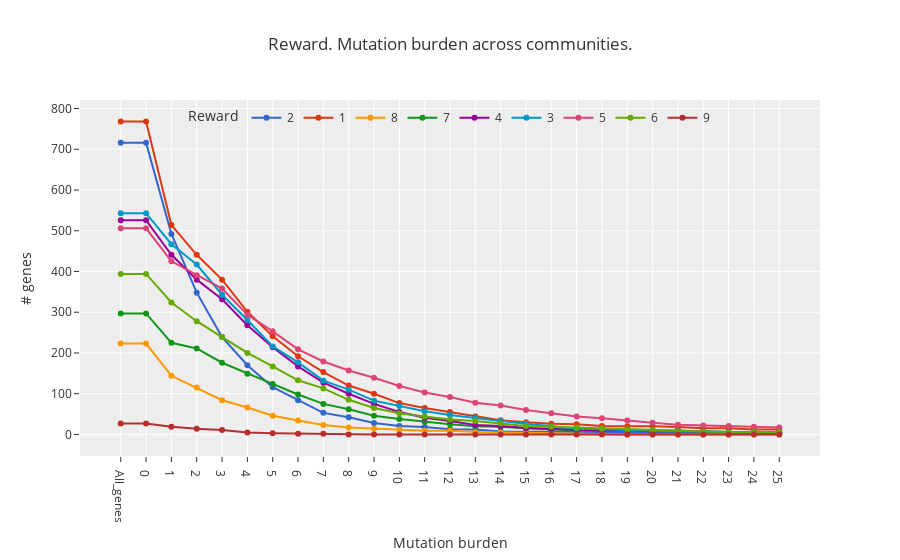

Notebook cell for this chart:
### Code cell
dmy_df, meta_norm3 = std_norm3_comp.comb_mut_stats(direction="Target", end=25)
fig = std_norm3_comp.plot_mut_evo(dmy_df, direction="Target")
fig.update_layout(title="Reward. Mutation burden across communities.", xaxis_title="Mutation burden", legend_title="Reward")
fig.show()
save_fig(name=f"Mut_evo_Rwd_4k_{vers}", fig=fig, base_path=figures_path, width=900, height=500)
# NetworkComp.plot_corr_matrix_coms(meta_norm3, height=700, title="P0 derived. Corr matrix for Reward", hide_up=True)

### Figure 1 — Plotly figure (JSON) as saved in the notebook; plotly's stock layout.template omitted (floating-point values rounded to 4 significant figures)
{"data": [{"hovertemplate": "Target=2<br>Mut_th=%{x}<br># genes=%{y}<extra></extra>", "legendgroup": "2", "line": {"color": "#3366CC", "dash": "solid"}, "marker": {"symbol": "circle"}, "mode": "lines+markers", "name": "2", "orientation": "v", "showlegend": true, "type": "scatter", "x": ["All_genes", "0", "1", "2", "3", "4", "5", "6", "7", "8", "9", "10", "11", "12", "13", "14", "15", "16", "17", "18", "19", "20", "21", "22", "23", "24", "25"], "xaxis": "x", "y": [716, 716, 492, 348, 239, 170, 116, 84, 53, 42, 28, 21, 18, 13, 12, 7, 7, 7, 7, 6, 4, 4, 3, 3, 3, 3, 2], "yaxis": "y"}, {"hovertemplate": "Target=1<br>Mut_th=%{x}<br># genes=%{y}<extra></extra>", "legendgroup": "1", "line": {"color": "#DC3912", "dash": "solid"}, "marker": {"symbol": "circle"}, "mode": "lines+markers", "name": "1", "orientation": "v", "showlegend": true, "type": "scatter", "x": ["All_genes", "0", "1", "2", "3", "4", "5", "6", "7", "8", "9", "10", "11", "12", "13", "14", "15", "16", "17", "18", "19", "20", "21", "22", "23", "24", "25"], "xaxis": "x", "y": [768, 768, 514, 441, 380, 301, 241, 192, 153, 120, 100, 77, 65, 55, 44, 35, 30, 26, 25, 21, 20, 20, 18, 15, 15, 12, 12], "yaxis": "y"}, {"hovertemplate": "Target=8<br>Mut_th=%{x}<br># genes=%{y}<extra></extra>", "legendgroup": "8", "line": {"color": "#FF9900", "dash": "solid"}, "marker": {"symbol": "circle"}, "mode": "lines+markers", "name": "8", "orientation": "v", "showlegend": true, "type": "scatter", "x": ["All_genes", "0", "1", "2", "3", "4", "5", "6", "7", "8", "9", "10", "11", "12", "13", "14", "15", "16", "17", "18", "19", "20", "21", "22", "23", "24", "25"], "xaxis": "x", "y": [223, 223, 144, 115, 84, 66, 46, 34, 23, 17, 14, 12, 9, 9, 6, 5, 4, 2, 1, 1, 0, 0, 0, 0, 0, 0, 0], "yaxis": "y"}, {"hovertemplate": "Target=7<br>Mut_th=%{x}<br># genes=%{y}<extra></extra>", "legendgroup": "7", "line": {"color": "#109618", "dash": "solid"}, "marker": {"symbol": "circle"}, "mode": "lines+markers", "name": "7", "orientation": "v", "showlegend": true, "type": "scatter", "x": ["All_genes", "0", "1", "2", "3", "4", "5", "6", "7", "8", "9", "10", "11", "12", "13", "14", "15", "16", "17", "18", "19", "20", "21", "22", "23", "24", "25"], "xaxis": "x", "y": [297, 297, 225, 211, 176, 149, 124, 98, 75, 62, 46, 38, 31, 25, 20, 19, 15, 13, 10, 10, 10, 10, 10, 7, 6, 4, 4], "yaxis": "y"}, {"hovertemplate": "Target=4<br>Mut_th=%{x}<br># genes=%{y}<extra></extra>", "legendgroup": "4", "line": {"color": "#990099", "dash": "solid"}, "marker": {"symbol": "circle"}, "mode": "lines+markers", "name": "4", "orientation": "v", "showlegend": true, "type": "scatter", "x": ["All_genes", "0", "1", "2", "3", "4", "5", "6", "7", "8", "9", "10", "11", "12", "13", "14", "15", "16", "17", "18", "19", "20", "21", "22", "23", "24", "25"], "xaxis": "x", "y": [526, 526, 441, 380, 332, 268, 214, 167, 127, 100, 75, 55, 41, 33, 23, 21, 16, 14, 12, 10, 10, 8, 8, 7, 6, 5, 4], "yaxis": "y"}, {"hovertemplate": "Target=3<br>Mut_th=%{x}<br># genes=%{y}<extra></extra>", "legendgroup": "3", "line": {"color": "#0099C6", "dash": "solid"}, "marker": {"symbol": "circle"}, "mode": "lines+markers", "name": "3", "orientation": "v", "showlegend": true, "type": "scatter", "x": ["All_genes", "0", "1", "2", "3", "4", "5", "6", "7", "8", "9", "10", "11", "12", "13", "14", "15", "16", "17", "18", "19", "20", "21", "22", "23", "24", "25"], "xaxis": "x", "y": [543, 543, 467, 417, 343, 281, 216, 177, 132, 110, 83, 70, 57, 48, 40, 33, 26, 20, 14, 13, 11, 8, 7, 7, 5, 4, 4], "yaxis": "y"}, {"hovertemplate": "Target=5<br>Mut_th=%{x}<br># genes=%{y}<extra></extra>", "legendgroup": "5", "line": {"color": "#DD4477", "dash": "solid"}, "marker": {"symbol": "circle"}, "mode": "lines+markers", "name": "5", "orientation": "v", "showlegend": true, "type": "scatter", "x": ["All_genes", "0", "1", "2", "3", "4", "5", "6", "7", "8", "9", "10", "11", "12", "13", "14", "15", "16", "17", "18", "19", "20", "21", "22", "23", "24", "25"], "xaxis": "x", "y": [506, 506, 425, 391, 358, 294, 253, 209, 179, 157, 139, 119, 103, 92, 78, 71, 60, 52, 44, 40, 34, 29, 24, 22, 21, 19, 17], "yaxis": "y"}, {"hovertemplate": "Target=6<br>Mut_th=%{x}<br># genes=%{y}<extra></extra>", "legendgroup": "6", "line": {"color": "#66AA00", "dash": "solid"}, "marker": {"symbol": "circle"}, "mode": "lines+markers", "name": "6", "orientation": "v", "showlegend": true, "type": "scatter", "x": ["All_genes", "0", "1", "2", "3", "4", "5", "6", "7", "8", "9", "10", "11", "12", "13", "14", "15", "16", "17", "18", "19", "20", "21", "22", "23", "24", "25"], "xaxis": "x", "y": [394, 394, 324, 278, 239, 200, 167, 133, 113, 85, 65, 52, 44, 37, 33, 27, 21, 19, 17, 15, 13, 11, 8, 7, 6, 6, 6], "yaxis": "y"}, {"hovertemplate": "Target=9<br>Mut_th=%{x}<br># genes=%{y}<extra></extra>", "legendgroup": "9", "line": {"color": "#B82E2E", "dash": "solid"}, "marker": {"symbol": "circle"}, "mode": "lines+markers", "name": "9", "orientation": "v", "showlegend": true, "type": "scatter", "x": ["All_genes", "0", "1", "2", "3", "4", "5", "6", "7", "8", "9", "10", "11", "12", "13", "14", "15", "16", "17", "18", "19", "20", "21", "22", "23", "24", "25"], "xaxis": "x", "y": [27, 27, 19, 14, 11, 5, 3, 2, 2, 0, 0, 0, 0, 0, 0, 0, 0, 0, 0, 0, 0, 0, 0, 0, 0, 0, 0], "yaxis": "y"}], "layout": {"legend": {"bgcolor": "rgba(0,0,0,0)", "orientation": "h", "title": {"text": "Reward"}, "tracegroupgap": 0, "x": 0.5, "xanchor": "center", "y": 0.95, "yanchor": "middle"}, "title": {"text": "Reward. Mutation burden across communities."}, "xaxis": {"anchor": "y", "domain": [0, 1], "title": {"text": "Mutation burden"}}, "yaxis": {"anchor": "x", "domain": [0, 1], "title": {"text": "# genes"}}}}
